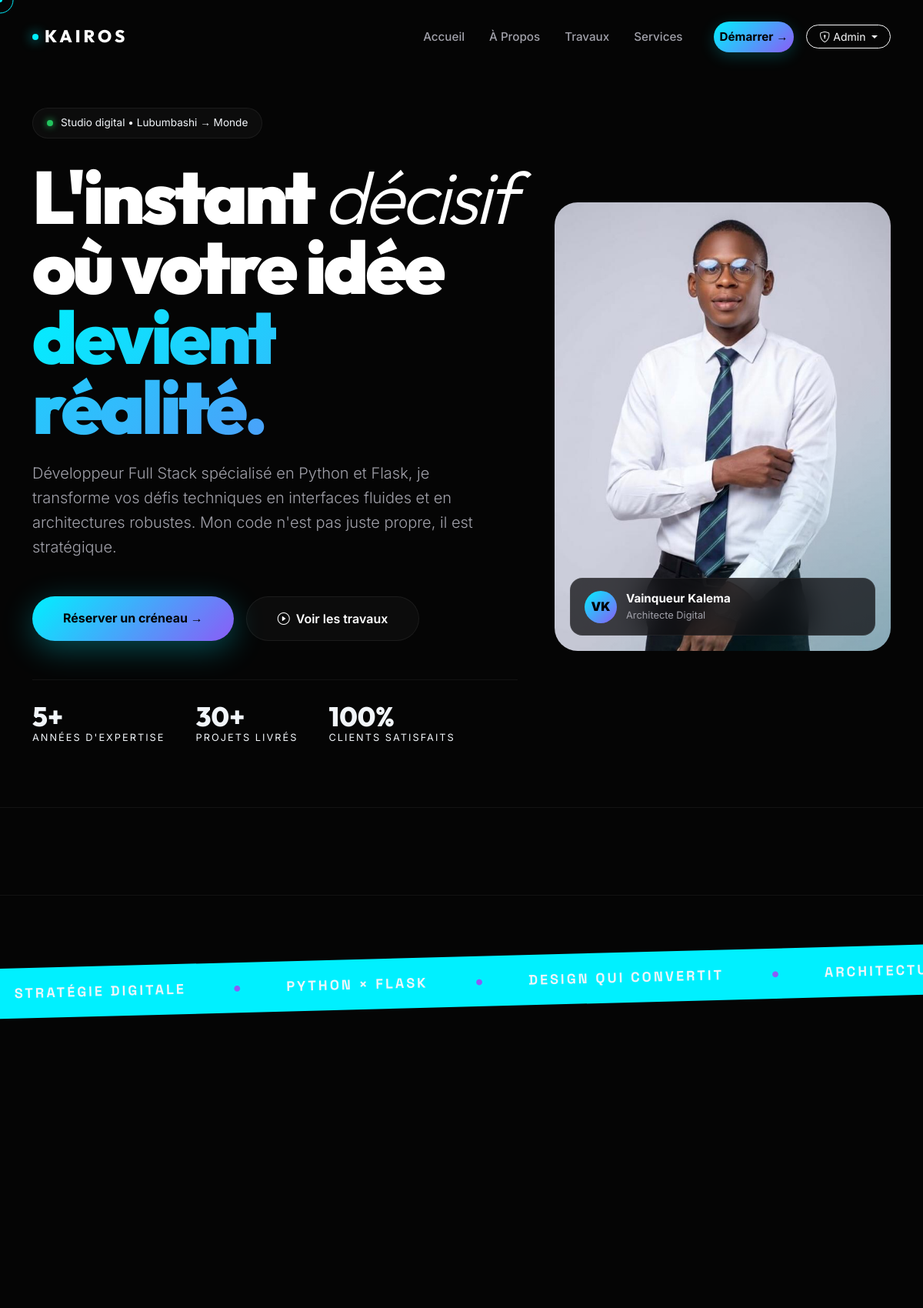
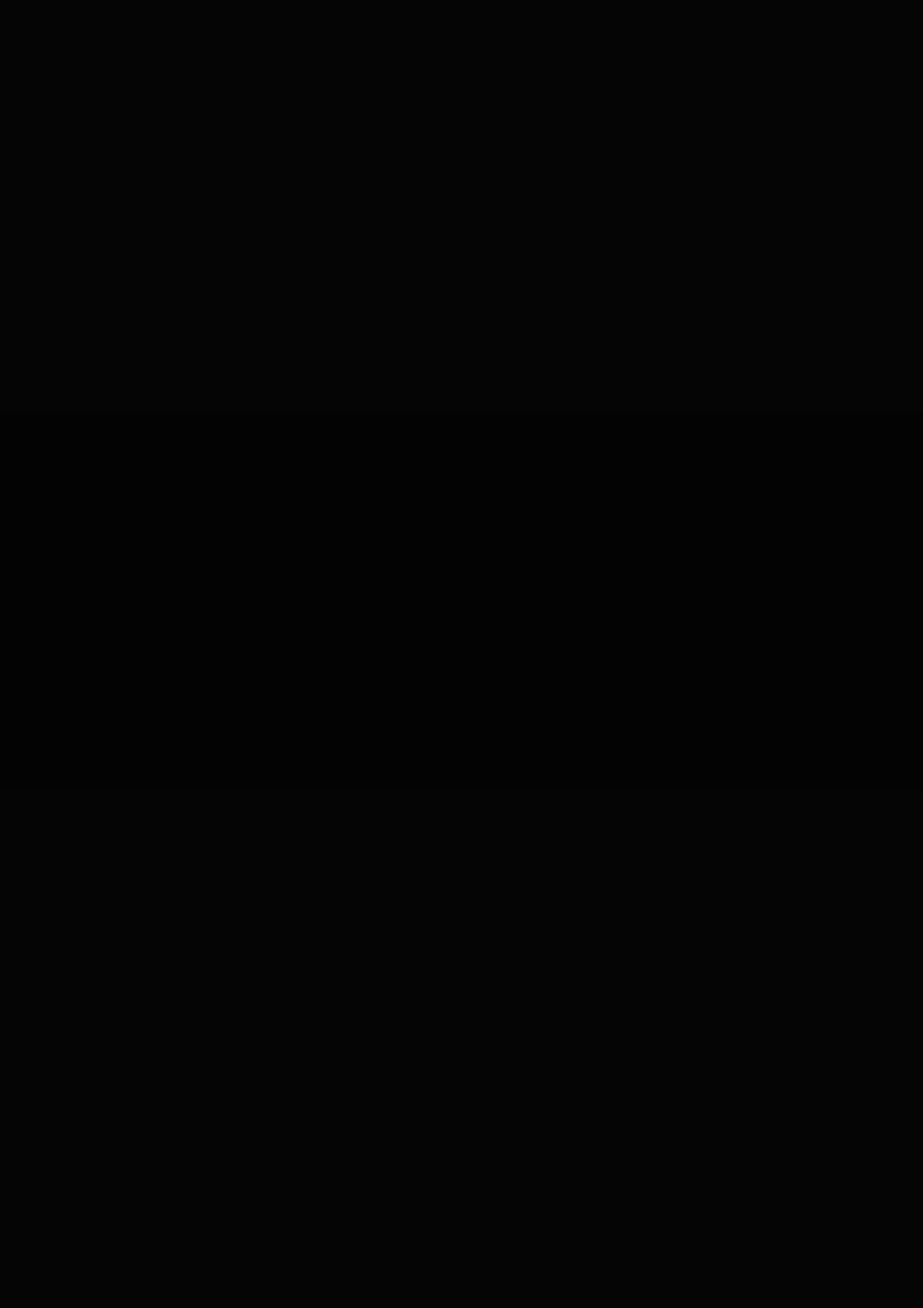
Screenshot of / (signed in, upper part) with the database file from the repository (2 pictures, top to bottom).
### app/models.py (models this page shows)
class Bio(db.Model):
    id = db.Column(db.Integer, primary_key=True, default=1)
    name = db.Column(db.String(100))
    title = db.Column(db.String(200))
    bio_text = db.Column(db.Text, default='Je suis développeur passionné...')
    email = db.Column(db.String(120))
    phone = db.Column(db.String(20))
    location = db.Column(db.String(100))
    availability = db.Column(db.Boolean, default=True)
    avatar = db.Column(db.String(200), default='default-avatar.jpg')
    @classmethod
    def get_singleton(cls):
        bio = cls.query.get(1)
        if not bio:
            bio = cls(id=1)
            db.session.add(bio)
            db.session.commit()
        return bio

### app/main/routes.py (the view)
@bp.route('/')
def index():
    bio = Bio.get_singleton()
    services = Service.query.limit(3).all()
    projects = Project.query.limit(3).all()
    testimonials = Testimonial.query.limit(3).all()
    skills = Skill.query.all()
    stats = Stat.query.all()
    benefits = Benefit.query.all()
    return render_template('index.html',
                           bio=bio,
                           services=services,
                           projects=projects,
                           testimonials=testimonials,
                           skills=skills,
                           stats=stats,
                           benefits=benefits)

### app/models.py (called while the page is built)
    @classmethod
    def is_maintenance(cls):
        try:
            config = cls.query.filter_by(key='maintenance_mode').first()
            if config:
                return config.value
            return False
        except Exception:
            return False

### app/utils.py (called while the page is built)
def log_visit(endpoint):
    visit = VisitLog(
        page=request.path,
        ip=request.remote_addr,
        user_agent=request.headers.get('User-Agent')
    )
    db.session.add(visit)
    db.session.commit()

### app/templates/index.html (shortened to what this page needs)
{% extends 'base.html' %}
{% block content %}
<section class="hero-section">
    <div class="container">
        <div class="row align-items-center g-5">
            <div class="col-lg-7 gs-reveal">
                <div class="hero-tag">
                    <span class="pulse"></span>
                    <span>Studio digital • Lubumbashi → Monde</span>
                </div>
                <h1 class="display-huge mb-4">
                    L'instant <em style="font-style:italic;font-weight:300;">décisif</em><br>
                    où votre idée<br>
                    <span class="text-gradient-primary">devient réalité.</span>
                </h1>
                <p class="lead mb-5" style="color: var(--text-soft); font-size: 1.25rem; max-width: 580px; line-height: 1.6;">
                    {{ bio.bio_text if bio.bio_text else "Je conçois des expériences digitales qui ne se contentent pas d'exister — elles convertissent, marquent, et durent. Python, Flask, et un design qui parle." }}
                </p>
                <div class="d-flex gap-3 flex-wrap">
                    <a href="{{ url_for('main.whatsapp_redirect') }}" class="btn btn-primary-glow">
                        Réserver un créneau →
                    </a>
                    <a href="#travaux" class="btn btn-ghost">
                        <i class="bi bi-play-circle me-2"></i>Voir les travaux
                    </a>
                </div>
                <div class="hero-stats">
                    <div>
                        <div class="hero-stat-num">5+</div>
                        <div class="hero-stat-label">Années d'expertise</div>
                    </div>
                    <div>
                        <div class="hero-stat-num">30+</div>
                        <div class="hero-stat-label">Projets livrés</div>
                    </div>
                    <div>
                        <div class="hero-stat-num">100%</div>
                        <div class="hero-stat-label">Clients satisfaits</div>
                    </div>
                </div>
            </div>
            <div class="col-lg-5 d-none d-lg-block gs-reveal">
                <div class="avatar-frame">
                    <img src="{{ url_for('static', filename='uploads/' + bio.avatar) if bio.avatar else url_for('static', filename='images/avatar.jpg') }}" alt="Vainqueur Kalema">
                    <div class="avatar-badge">
                        <div style="width:42px;height:42px;border-radius:50%;background:linear-gradient(135deg,var(--primary),var(--accent));display:flex;align-items:center;justify-content:center;color:#000;font-weight:900;">VK</div>
                        <div>
                            <div class="fw-bold text-white" style="font-size:0.95rem;">Vainqueur Kalema</div>
                            <div style="color:var(--text-soft);font-size:0.8rem;">Architecte Digital</div>
                        </div>
                    </div>
                </div>
            </div>
        </div>
    </div>
</section>
<div class="trust-bar">
    <div class="container">
        <div class="row g-4 align-items-center justify-content-around">
        </div>
    </div>
</div>
<div class="marquee-container">
    <div class="marquee-content">
        <span>STRATÉGIE DIGITALE</span><span class="dot">●</span>
        <span>PYTHON × FLASK</span><span class="dot">●</span>
        <span>DESIGN QUI CONVERTIT</span><span class="dot">●</span>
        <span>ARCHITECTURE SCALABLE</span><span class="dot">●</span>
    </div>
</div>
<section id="suggestions" class="section-spacing">
    <div class="container">
        <div class="row g-4">
        </div>
    </div>
</section>
{% if stats %}
<section class="py-5" style="background: rgba(0,0,0,0.3);">
    <div class="container">
        <div class="row g-4 text-center">
        </div>
    </div>
</section>
{% endif %}
<section class="section-spacing">
    <div class="container">
        <div class="row g-4">
        </div>
    </div>
</section>
            {% set grouped = {} %}
            {% for skill in skills %}
                {% set category = skill.category %}
                {% if category not in grouped %}{% set _ = grouped.update({category: []}) %}{% endif %}
                {% set _ = grouped[category].append(skill) %}
            {% endfor %}
{% endblock %}

### app/static/css/style.css (style rules this page uses)
:root { --primary: #0d6efd; --primary-glow: rgba(13, 110, 253, 0.25); --dark-bg: #0f172a; --card-bg: rgba(255, 255, 255, 0.03); --border-color: rgba(255, 255, 255, 0.1); --text-main: #f1f5f9; --text-muted: #94a3b8; --success: #10b981; }
body { font-family: 'Inter', sans-serif; color: var(--text-main); background-color: var(--dark-bg); overflow-x: hidden; line-height: 1.6; }
p, li, label, span, div:not(.vscode-footer) { color: var(--text-main); }
h1, h2, h3, h4, h5, h6, .h1, .h2, .h3, .h4, .h5, .h6 { color: #ffffff !important; font-weight: 700; }
.dot { height: 12px; width: 12px; border-radius: 50%; display: inline-block; margin-right: 8px; }

### app/templates/base.html (style rules this page uses)
:root { --primary: #00f0ff; --primary-dark: #3b82f6; --accent: #8b5cf6; --gold: #d4af37; --dark-bg: #050505; --surface: #0d0d0f; --surface-2: #141417; --glass: rgba(13, 13, 15, 0.75); --text-muted: #71717a; --text-soft: #a1a1aa; --border-soft: rgba(255, 255, 255, 0.06); --border-hover: rgba(0, 240, 255, 0.3); }
* { -webkit-tap-highlight-color: transparent; }
html { scroll-behavior: smooth; }
body { background-color: var(--dark-bg); color: #ffffff; font-family: 'Inter', sans-serif; overflow-x: hidden; -webkit-font-smoothing: antialiased; cursor: none; }
h1, h2, h3, h4, h5, .navbar-brand, .display-huge { font-family: 'Outfit', sans-serif; letter-spacing: -0.02em; }

### rows the page displays
Bio: bio_text "Développeur Full Stack spécialisé en Python et Flask, je transforme vos défis techniques en interfaces fluides et en architectures robustes. Mon code n'est pas juste propre, il est stratégique.", avatar (placeholder picture)
